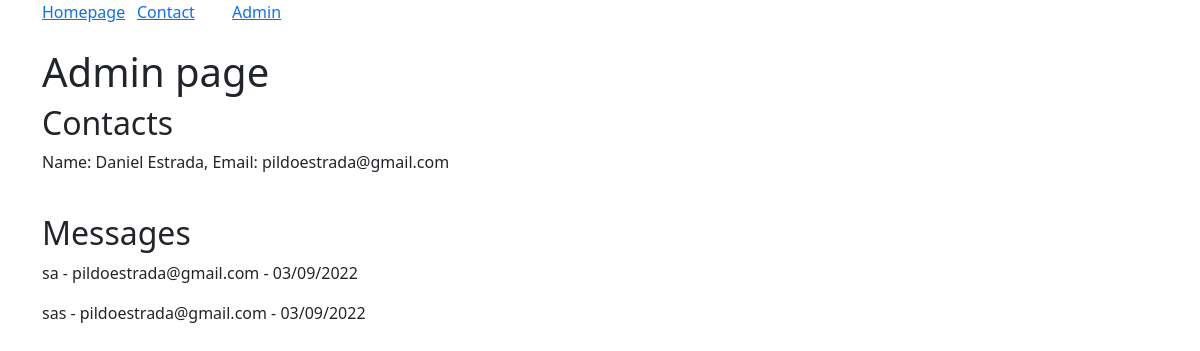
/admin, run on an earlier commit of the app's database.
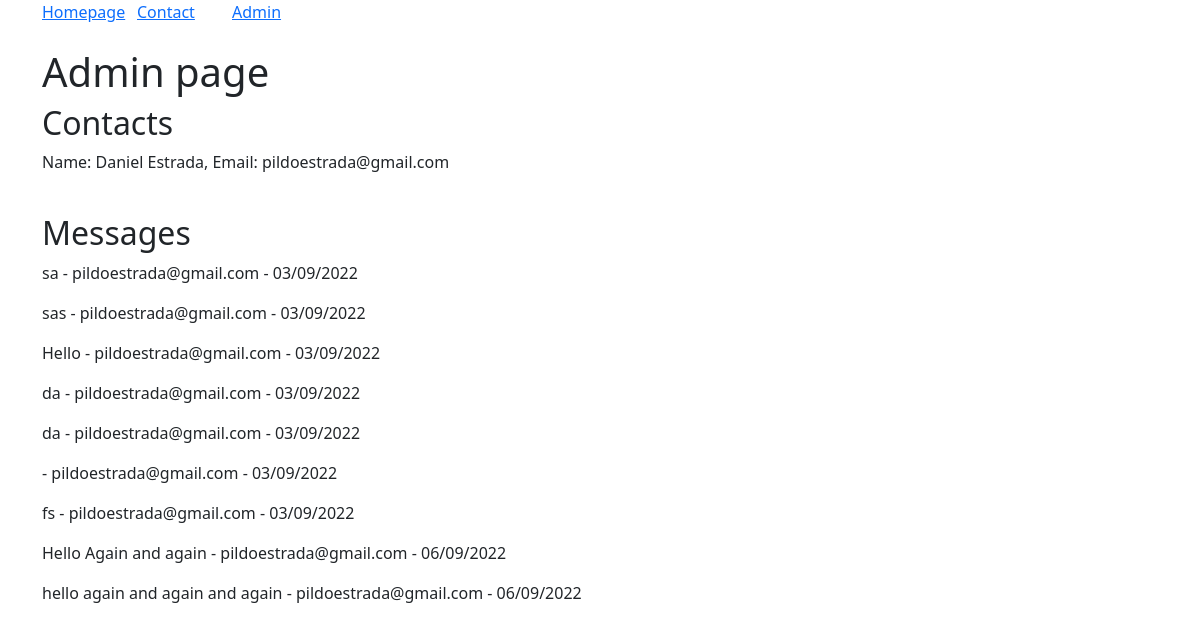
And on a later commit of the database.
### main.py (models this page shows)
class User(db.Model):
    id = db.Column(db.Integer, primary_key=True)
    first_name = db.Column(db.String(80), index=True)
    last_name = db.Column(db.String(80), index=True)
    email = db.Column(db.String(80), index=True, unique=True)
    gender = db.Column(db.String(80), index=True)
    message = db.relationship('Message', backref='User')
    def __repr__(self):
        return "Name: {} {}, Email: {}".format(self.first_name, self.last_name, self.email)

class Message(db.Model):
    id = db.Column(db.Integer, primary_key=True)
    message = db.Column(db.String(500), index=True)
    date = db.Column(db.String(500), index=True)
    user_email = db.Column(db.Integer, db.ForeignKey('user.email'))
    def __repr__(self):
        return "{} - {} - {}".format(self.message, self.user_email, self.date)

### routes.py (the view)
@app.route("/admin")
def admin():
    users = User.query.all()
    messages = Message.query.all()
    return render_template('admin.html', users=users, messages=messages)

### templates/admin.html
{% extends "base.html" %} {% block title %}Admin page{% endblock %}
{% block content%}
<h1>Admin page</h1>
<h2>Contacts</h2>
{% for user in users %}
    <p>{{user}}</p>
{% endfor %}
<br>
<h2>Messages</h2>
{% for message in messages %}
    <p>{{message}}</p>
{% endfor %}
{% endblock %}

### templates/base.html (shortened to what this page needs)
<!DOCTYPE html>
<html>
    <head>
        <link href="https://cdn.jsdelivr.net/npm/bootstrap@5.2.0/dist/css/bootstrap.min.css" rel="stylesheet">
    </head>
    <body>
        <div class="container">
            <div class="row">
                <div class="col-sm-1">
                    <a href="{{ url_for('homepage') }}">Homepage</a>
                </div>
                <div class="col-sm-1">
                    <a href="{{ url_for('contact') }}">Contact</a>
                </div>
                <div class="col-sm-1">
                    <a href="{{ url_for('admin') }}">Admin</a>
                </div>
            </div>
        </div>
        <br>
        <div class="container">{% block content %} {% endblock %}</div>
    </body>
</html>

What changed in the data, as far as the page shows it:
added Message: message+user_email+date "Hello - pildoestrada@gmail.com - 03/09/2022"
added Message: message+user_email+date "da - pildoestrada@gmail.com - 03/09/2022"
added Message: message+user_email+date "da - pildoestrada@gmail.com - 03/09/2022"
added Message: message+user_email+date "- pildoestrada@gmail.com - 03/09/2022"
added Message: message+user_email+date "fs - pildoestrada@gmail.com - 03/09/2022"
added Message: message+user_email+date "Hello Again and again - pildoestrada@gmail.com - 06/09/2022"
added Message: message+user_email+date "hello again and again and again - pildoestrada@gmail.com - 06/09/2022"
